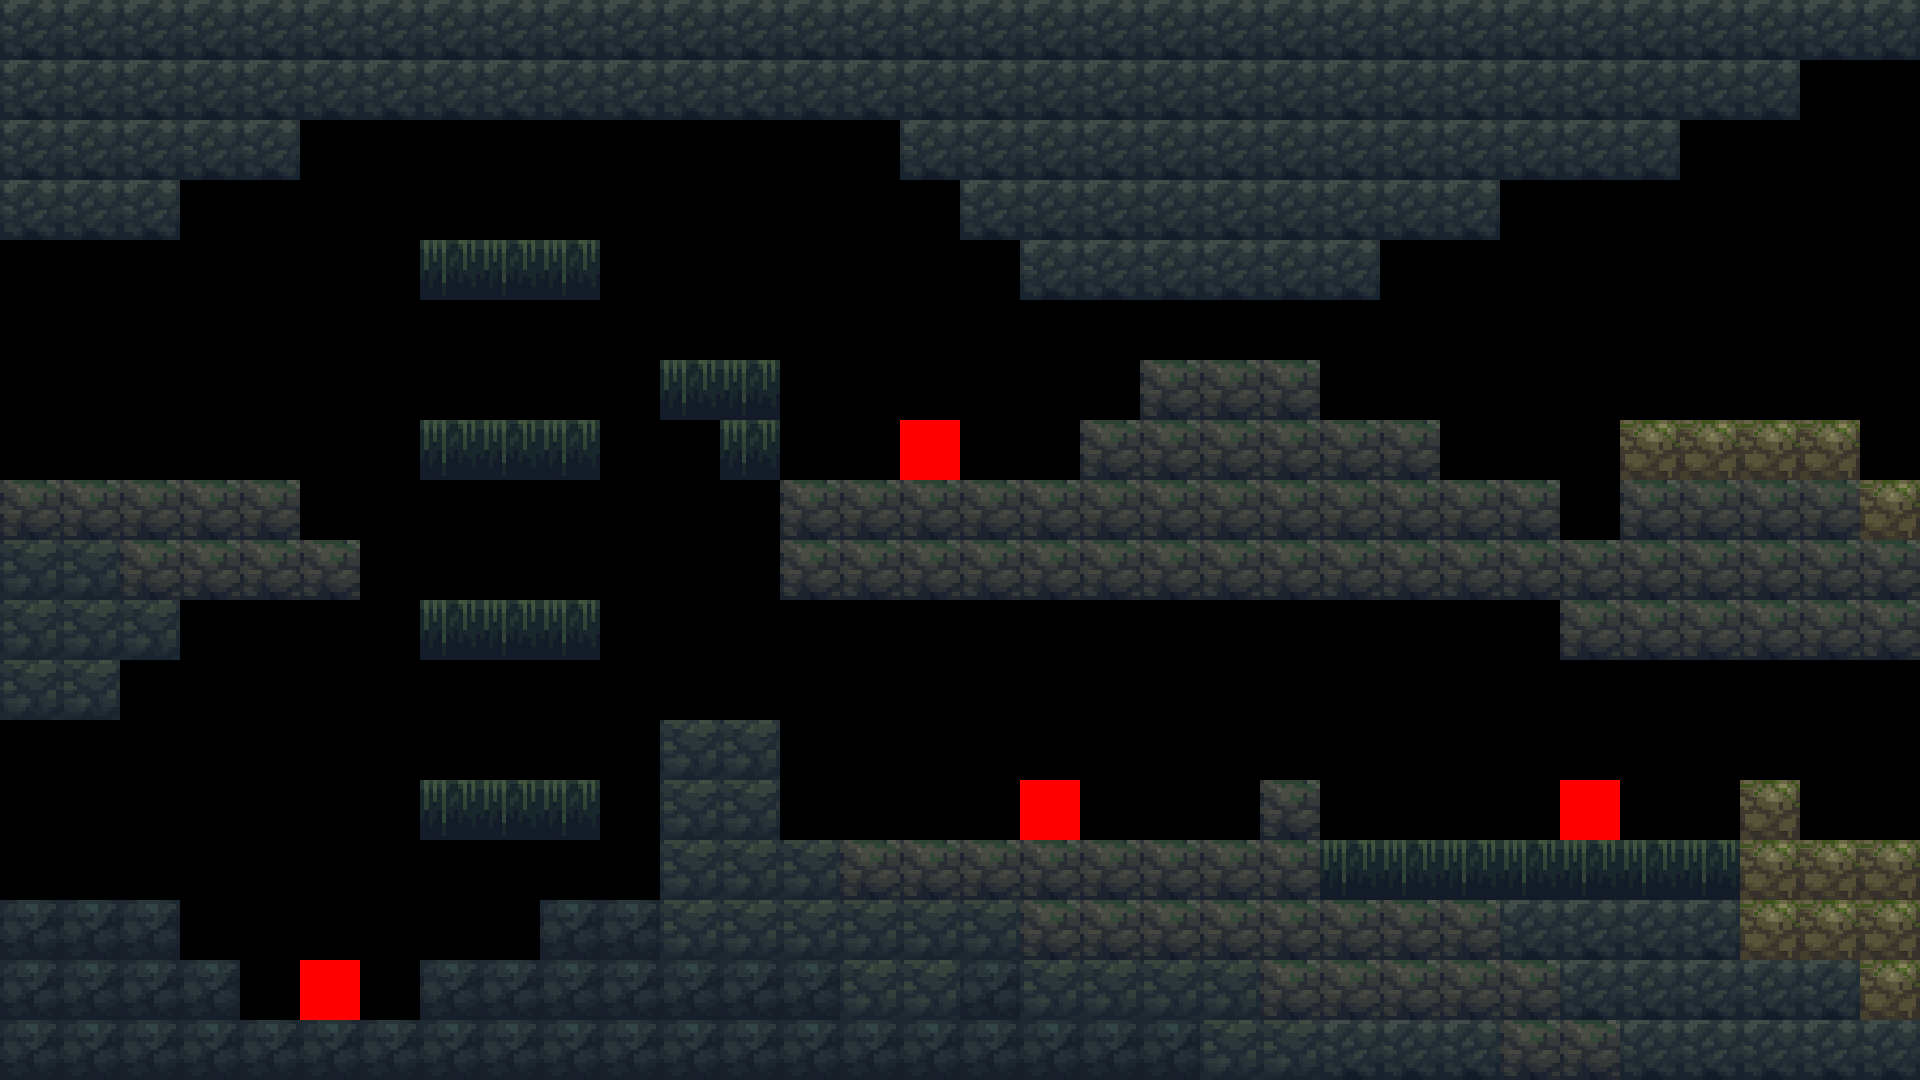

This game map was drawn from its Tiled (.tmx) file and the tilesets committed beside it. A one-line description and the full map source follow:
An orthogonal 32x18 tile map with 60x60 px tiles, 1 tile layer (Tile Layer 1).

<map version="1.10" tiledversion="1.11.2" orientation="orthogonal" renderorder="right-down" width="32" height="18" tilewidth="60" tileheight="60" infinite="0" nextlayerid="2" nextobjectid="1">
 <tileset firstgid="1" source="tileset_incave.tsx" />
 <layer id="1" name="Tile Layer 1" width="32" height="18">
  <data encoding="csv">
2,2,2,2,2,2,2,2,2,2,2,2,2,2,2,2,2,2,2,2,2,2,2,2,2,2,2,2,2,2,2,2,
2,2,2,2,2,2,2,2,2,2,2,2,2,2,2,2,2,2,2,2,2,2,2,2,2,2,2,2,2,2,0,0,
2,2,2,2,2,0,0,0,0,0,0,0,0,0,0,2,2,2,2,2,2,2,2,2,2,2,2,2,0,0,0,0,
2,2,2,0,0,0,0,0,0,0,0,0,0,0,0,0,2,2,2,2,2,2,2,2,2,0,0,0,0,0,0,0,
0,0,0,0,0,0,0,3,3,3,0,0,0,0,0,0,0,2,2,2,2,2,2,0,0,0,0,0,0,0,0,0,
0,0,0,0,0,0,0,0,0,0,0,0,0,0,0,0,0,0,0,0,0,0,0,0,0,0,0,0,0,0,0,0,
0,0,0,0,0,0,0,0,0,0,0,3,3,0,0,0,0,0,0,1,1,1,0,0,0,0,0,0,0,0,0,0,
0,0,0,0,0,0,0,3,3,3,0,0,3,0,0,15,0,0,1,1,1,1,1,1,0,0,0,10,10,10,10,0,
1,1,1,1,1,0,0,0,0,0,0,0,0,1,1,1,1,1,1,1,1,1,1,1,1,1,0,1,1,1,1,10,
5,5,1,1,1,1,0,0,0,0,0,0,0,1,1,1,1,1,1,1,1,1,1,1,1,1,1,1,1,1,1,1,
5,5,5,0,0,0,0,3,3,3,0,0,0,0,0,0,0,0,0,0,0,0,0,0,0,0,1,1,1,1,1,1,
5,5,0,0,0,0,0,0,0,0,0,0,0,0,0,0,0,0,0,0,0,0,0,0,0,0,0,0,0,0,0,0,
0,0,0,0,0,0,0,0,0,0,0,5,5,0,0,0,0,0,0,0,0,0,0,0,0,0,0,0,0,0,0,0,
0,0,0,0,0,0,0,3,3,3,0,5,5,0,0,0,0,15,0,0,0,1,0,0,0,0,15,0,0,10,0,0,
0,0,0,0,0,0,0,0,0,0,0,5,5,5,1,1,1,1,1,1,1,1,3,3,3,3,3,3,3,10,10,10,
9,9,9,0,0,0,0,0,0,9,9,5,5,5,5,5,5,1,1,1,1,1,1,1,1,2,2,2,2,10,10,10,
9,9,9,9,0,15,0,9,9,9,9,9,9,9,5,5,9,5,5,5,5,1,1,1,1,1,2,2,2,2,2,10,
9,9,9,9,9,9,9,9,9,9,9,9,9,9,9,9,9,9,9,9,5,5,2,2,2,1,1,2,2,2,2,2
</data>
 </layer>
</map>
